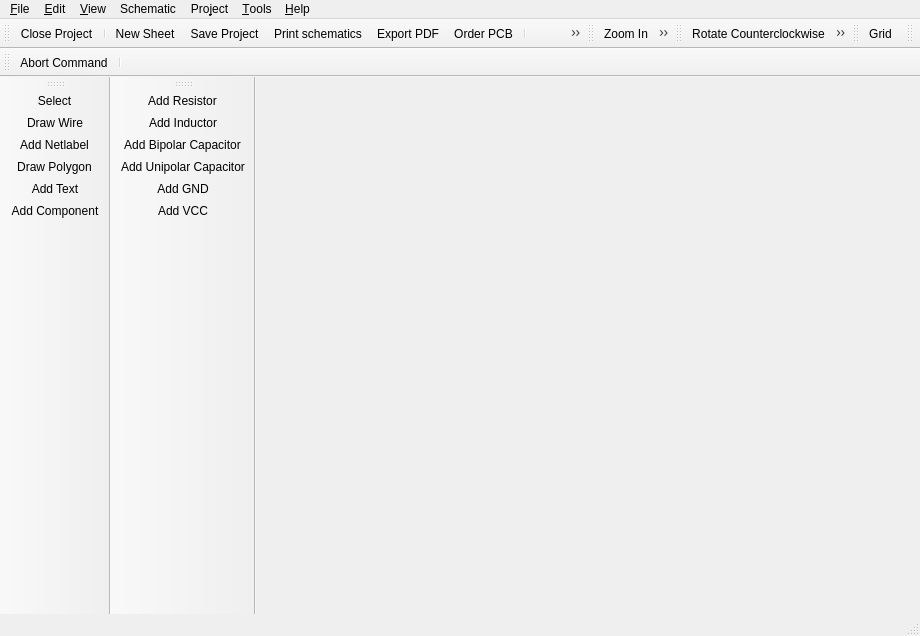
<?xml version="1.0" encoding="UTF-8"?>
<ui version="4.0">
 <class>librepcb::editor::SchematicEditor</class>
 <widget class="QMainWindow" name="librepcb::editor::SchematicEditor">
  <property name="geometry">
   <rect>
    <x>0</x>
    <y>0</y>
    <width>920</width>
    <height>636</height>
   </rect>
  </property>
  <property name="windowTitle">
   <string>Schematic Editor</string>
  </property>
  <property name="windowIcon">
   <iconset>
    <normaloff>:/img/actions/schematic.png</normaloff>:/img/actions/schematic.png</iconset>
  </property>
  <widget class="QWidget" name="centralwidget">
   <layout class="QHBoxLayout" name="horizontalLayout">
    <property name="leftMargin">
     <number>0</number>
    </property>
    <property name="topMargin">
     <number>0</number>
    </property>
    <property name="rightMargin">
     <number>0</number>
    </property>
    <property name="bottomMargin">
     <number>0</number>
    </property>
   </layout>
  </widget>
  <widget class="QMenuBar" name="menubar">
   <property name="geometry">
    <rect>
     <x>0</x>
     <y>0</y>
     <width>920</width>
     <height>23</height>
    </rect>
   </property>
   <widget class="QMenu" name="menuFile">
    <property name="title">
     <string>&amp;File</string>
    </property>
    <widget class="QMenu" name="menuExport">
     <property name="title">
      <string>&amp;Export</string>
     </property>
     <property name="icon">
      <iconset>
       <normaloff>:/img/actions/export.png</normaloff>:/img/actions/export.png</iconset>
     </property>
     <addaction name="separator"/>
     <addaction name="actionExportPdf"/>
     <addaction name="actionExportImage"/>
     <addaction name="actionExportLppz"/>
    </widget>
    <widget class="QMenu" name="menuProductiondata">
     <property name="title">
      <string>Generate production data</string>
     </property>
     <property name="icon">
      <iconset>
       <normaloff>:/img/actions/export_pick_place_file.png</normaloff>:/img/actions/export_pick_place_file.png</iconset>
     </property>
     <addaction name="actionGenerateBom"/>
    </widget>
    <addaction name="actionSave_Project"/>
    <addaction name="separator"/>
    <addaction name="menuExport"/>
    <addaction name="separator"/>
    <addaction name="actionPrint"/>
    <addaction name="menuProductiondata"/>
    <addaction name="actionOrderPcb"/>
    <addaction name="separator"/>
    <addaction name="actionClose_Project"/>
    <addaction name="actionQuit"/>
   </widget>
   <widget class="QMenu" name="menuHelp">
    <property name="enabled">
     <bool>true</bool>
    </property>
    <property name="title">
     <string>&amp;Help</string>
    </property>
    <addaction name="actionOnlineDocumentation"/>
    <addaction name="actionOpenWebsite"/>
    <addaction name="actionAbout"/>
    <addaction name="actionAbout_Qt"/>
   </widget>
   <widget class="QMenu" name="menuEdit">
    <property name="title">
     <string>&amp;Edit</string>
    </property>
    <addaction name="actionUndo"/>
    <addaction name="actionRedo"/>
    <addaction name="separator"/>
    <addaction name="actionSelectAll"/>
    <addaction name="separator"/>
    <addaction name="actionRotate_CCW"/>
    <addaction name="actionRotate_CW"/>
    <addaction name="actionMirror"/>
    <addaction name="actionCopy"/>
    <addaction name="actionCut"/>
    <addaction name="actionPaste"/>
    <addaction name="actionRemove"/>
    <addaction name="separator"/>
    <addaction name="actionEditNetclasses"/>
   </widget>
   <widget class="QMenu" name="menuView">
    <property name="title">
     <string>&amp;View</string>
    </property>
    <addaction name="actionGrid"/>
    <addaction name="separator"/>
    <addaction name="actionZoom_In"/>
    <addaction name="actionZoom_Out"/>
    <addaction name="actionZoom_All"/>
   </widget>
   <widget class="QMenu" name="menuTools">
    <property name="title">
     <string>&amp;Tools</string>
    </property>
    <addaction name="actionToolSelect"/>
    <addaction name="actionToolDrawWire"/>
    <addaction name="actionToolAddNetLabel"/>
    <addaction name="actionToolDrawPolygon"/>
    <addaction name="actionToolAddText"/>
    <addaction name="actionToolAddComponent"/>
   </widget>
   <widget class="QMenu" name="menuProject">
    <property name="title">
     <string>Pro&amp;ject</string>
    </property>
    <addaction name="actionProjectProperties"/>
    <addaction name="actionProjectSettings"/>
    <addaction name="separator"/>
    <addaction name="actionUpdateLibrary"/>
   </widget>
   <widget class="QMenu" name="menuSchematic">
    <property name="title">
     <string>Schematic</string>
    </property>
    <addaction name="actionNewSheet"/>
    <addaction name="actionRenameSheet"/>
   </widget>
   <addaction name="menuFile"/>
   <addaction name="menuEdit"/>
   <addaction name="menuView"/>
   <addaction name="menuSchematic"/>
   <addaction name="menuProject"/>
   <addaction name="menuTools"/>
   <addaction name="menuHelp"/>
  </widget>
  <widget class="librepcb::editor::StatusBar" name="statusbar"/>
  <widget class="QToolBar" name="fileToolbar">
   <property name="windowTitle">
    <string>File</string>
   </property>
   <property name="floatable">
    <bool>false</bool>
   </property>
   <attribute name="toolBarArea">
    <enum>TopToolBarArea</enum>
   </attribute>
   <attribute name="toolBarBreak">
    <bool>false</bool>
   </attribute>
   <addaction name="actionClose_Project"/>
   <addaction name="separator"/>
   <addaction name="actionNewSheet"/>
   <addaction name="actionSave_Project"/>
   <addaction name="actionPrint"/>
   <addaction name="actionExportPdf"/>
   <addaction name="actionOrderPcb"/>
   <addaction name="separator"/>
   <addaction name="actionShow_Control_Panel"/>
   <addaction name="actionShow_Board_Editor"/>
   <addaction name="separator"/>
   <addaction name="actionUndo"/>
   <addaction name="actionRedo"/>
  </widget>
  <widget class="QToolBar" name="zoomToolbar">
   <property name="windowTitle">
    <string>Zoom</string>
   </property>
   <property name="floatable">
    <bool>false</bool>
   </property>
   <attribute name="toolBarArea">
    <enum>TopToolBarArea</enum>
   </attribute>
   <attribute name="toolBarBreak">
    <bool>false</bool>
   </attribute>
   <addaction name="actionZoom_In"/>
   <addaction name="actionZoom_Out"/>
   <addaction name="actionZoom_All"/>
  </widget>
  <widget class="QToolBar" name="editToolbar">
   <property name="windowTitle">
    <string>Edit</string>
   </property>
   <property name="floatable">
    <bool>false</bool>
   </property>
   <attribute name="toolBarArea">
    <enum>TopToolBarArea</enum>
   </attribute>
   <attribute name="toolBarBreak">
    <bool>false</bool>
   </attribute>
   <addaction name="actionRotate_CCW"/>
   <addaction name="actionRotate_CW"/>
   <addaction name="actionMirror"/>
   <addaction name="actionCut"/>
   <addaction name="actionCopy"/>
   <addaction name="actionPaste"/>
   <addaction name="actionRemove"/>
  </widget>
  <widget class="QToolBar" name="viewToolbar">
   <property name="windowTitle">
    <string>View</string>
   </property>
   <attribute name="toolBarArea">
    <enum>TopToolBarArea</enum>
   </attribute>
   <attribute name="toolBarBreak">
    <bool>false</bool>
   </attribute>
   <addaction name="actionGrid"/>
  </widget>
  <widget class="librepcb::editor::SearchToolBar" name="searchToolbar">
   <property name="windowTitle">
    <string>Search</string>
   </property>
   <attribute name="toolBarArea">
    <enum>TopToolBarArea</enum>
   </attribute>
   <attribute name="toolBarBreak">
    <bool>false</bool>
   </attribute>
  </widget>
  <widget class="QToolBar" name="toolsToolbar">
   <property name="windowTitle">
    <string>Tools</string>
   </property>
   <property name="floatable">
    <bool>false</bool>
   </property>
   <attribute name="toolBarArea">
    <enum>LeftToolBarArea</enum>
   </attribute>
   <attribute name="toolBarBreak">
    <bool>false</bool>
   </attribute>
   <addaction name="actionToolSelect"/>
   <addaction name="actionToolDrawWire"/>
   <addaction name="actionToolAddNetLabel"/>
   <addaction name="actionToolDrawPolygon"/>
   <addaction name="actionToolAddText"/>
   <addaction name="actionToolAddComponent"/>
  </widget>
  <widget class="QToolBar" name="commandToolbar">
   <property name="windowTitle">
    <string>Command</string>
   </property>
   <property name="floatable">
    <bool>false</bool>
   </property>
   <attribute name="toolBarArea">
    <enum>TopToolBarArea</enum>
   </attribute>
   <attribute name="toolBarBreak">
    <bool>true</bool>
   </attribute>
   <addaction name="actionCommandAbort"/>
   <addaction name="separator"/>
  </widget>
  <widget class="QToolBar" name="componentsToolbar">
   <property name="windowTitle">
    <string>Components</string>
   </property>
   <attribute name="toolBarArea">
    <enum>LeftToolBarArea</enum>
   </attribute>
   <attribute name="toolBarBreak">
    <bool>true</bool>
   </attribute>
   <addaction name="actionAddComp_Resistor"/>
   <addaction name="actionAddComp_Inductor"/>
   <addaction name="actionAddComp_BipolarCapacitor"/>
   <addaction name="actionAddComp_UnipolarCapacitor"/>
   <addaction name="actionAddComp_gnd"/>
   <addaction name="actionAddComp_vcc"/>
  </widget>
  <action name="actionQuit">
   <property name="icon">
    <iconset>
     <normaloff>:/img/actions/quit.png</normaloff>:/img/actions/quit.png</iconset>
   </property>
   <property name="text">
    <string>&amp;Quit</string>
   </property>
   <property name="shortcut">
    <string notr="true">Ctrl+Q</string>
   </property>
   <property name="menuRole">
    <enum>QAction::QuitRole</enum>
   </property>
  </action>
  <action name="actionSave_Project">
   <property name="icon">
    <iconset>
     <normaloff>:/img/actions/save.png</normaloff>:/img/actions/save.png</iconset>
   </property>
   <property name="text">
    <string>&amp;Save Project</string>
   </property>
   <property name="shortcut">
    <string notr="true">Ctrl+S</string>
   </property>
  </action>
  <action name="actionAbout">
   <property name="icon">
    <iconset>
     <normaloff>:/img/actions/info.png</normaloff>:/img/actions/info.png</iconset>
   </property>
   <property name="text">
    <string>&amp;About LibrePCB</string>
   </property>
   <property name="shortcut">
    <string notr="true"/>
   </property>
   <property name="menuRole">
    <enum>QAction::AboutRole</enum>
   </property>
  </action>
  <action name="actionAbout_Qt">
   <property name="text">
    <string>About &amp;Qt</string>
   </property>
   <property name="shortcut">
    <string notr="true"/>
   </property>
   <property name="menuRole">
    <enum>QAction::AboutQtRole</enum>
   </property>
  </action>
  <action name="actionPrint">
   <property name="icon">
    <iconset>
     <normaloff>:/img/actions/print.png</normaloff>:/img/actions/print.png</iconset>
   </property>
   <property name="text">
    <string>&amp;Print schematics</string>
   </property>
   <property name="toolTip">
    <string>Print schematics</string>
   </property>
   <property name="shortcut">
    <string notr="true">Ctrl+P</string>
   </property>
  </action>
  <action name="actionExportPdf">
   <property name="icon">
    <iconset>
     <normaloff>:/img/actions/pdf.png</normaloff>:/img/actions/pdf.png</iconset>
   </property>
   <property name="text">
    <string>Export &amp;PDF</string>
   </property>
   <property name="toolTip">
    <string>Export schematics as PDF file</string>
   </property>
   <property name="visible">
    <bool>true</bool>
   </property>
  </action>
  <action name="actionShow_Control_Panel">
   <property name="icon">
    <iconset>
     <normaloff>:/img/actions/home.png</normaloff>:/img/actions/home.png</iconset>
   </property>
   <property name="text">
    <string>Show Control Panel</string>
   </property>
   <property name="shortcut">
    <string notr="true"/>
   </property>
  </action>
  <action name="actionShow_Board_Editor">
   <property name="icon">
    <iconset>
     <normaloff>:/img/actions/board_editor.png</normaloff>:/img/actions/board_editor.png</iconset>
   </property>
   <property name="text">
    <string>Show Board Editor</string>
   </property>
   <property name="shortcut">
    <string notr="true"/>
   </property>
  </action>
  <action name="actionUndo">
   <property name="icon">
    <iconset>
     <normaloff>:/img/actions/undo.png</normaloff>:/img/actions/undo.png</iconset>
   </property>
   <property name="text">
    <string>&amp;Undo</string>
   </property>
   <property name="shortcut">
    <string notr="true">Ctrl+Z</string>
   </property>
  </action>
  <action name="actionRedo">
   <property name="icon">
    <iconset>
     <normaloff>:/img/actions/redo.png</normaloff>:/img/actions/redo.png</iconset>
   </property>
   <property name="text">
    <string>&amp;Redo</string>
   </property>
   <property name="shortcut">
    <string notr="true">Ctrl+Y</string>
   </property>
  </action>
  <action name="actionZoom_In">
   <property name="icon">
    <iconset>
     <normaloff>:/img/actions/zoom_in.png</normaloff>:/img/actions/zoom_in.png</iconset>
   </property>
   <property name="text">
    <string>&amp;Zoom In</string>
   </property>
   <property name="shortcut">
    <string notr="true">Ctrl++</string>
   </property>
  </action>
  <action name="actionZoom_Out">
   <property name="icon">
    <iconset>
     <normaloff>:/img/actions/zoom_out.png</normaloff>:/img/actions/zoom_out.png</iconset>
   </property>
   <property name="text">
    <string>Zoom &amp;Out</string>
   </property>
   <property name="shortcut">
    <string notr="true">Ctrl+-</string>
   </property>
  </action>
  <action name="actionZoom_All">
   <property name="icon">
    <iconset>
     <normaloff>:/img/actions/zoom_all.png</normaloff>:/img/actions/zoom_all.png</iconset>
   </property>
   <property name="text">
    <string>Zoo&amp;m All</string>
   </property>
   <property name="shortcut">
    <string notr="true"/>
   </property>
  </action>
  <action name="actionOnlineDocumentation">
   <property name="icon">
    <iconset>
     <normaloff>:/img/actions/help.png</normaloff>:/img/actions/help.png</iconset>
   </property>
   <property name="text">
    <string>Online Documentation</string>
   </property>
   <property name="shortcut">
    <string notr="true">F1</string>
   </property>
  </action>
  <action name="actionOpenWebsite">
   <property name="icon">
    <iconset>
     <normaloff>:/img/actions/open_browser.png</normaloff>:/img/actions/open_browser.png</iconset>
   </property>
   <property name="text">
    <string>LibrePCB Website</string>
   </property>
   <property name="shortcut">
    <string notr="true"/>
   </property>
  </action>
  <action name="actionRotate_CCW">
   <property name="icon">
    <iconset>
     <normaloff>:/img/actions/rotate_left.png</normaloff>:/img/actions/rotate_left.png</iconset>
   </property>
   <property name="text">
    <string>R&amp;otate Counterclockwise</string>
   </property>
   <property name="shortcut">
    <string notr="true">R</string>
   </property>
  </action>
  <action name="actionRotate_CW">
   <property name="icon">
    <iconset>
     <normaloff>:/img/actions/rotate_right.png</normaloff>:/img/actions/rotate_right.png</iconset>
   </property>
   <property name="text">
    <string>Rotate C&amp;lockwise</string>
   </property>
   <property name="shortcut">
    <string notr="true">Shift+R</string>
   </property>
  </action>
  <action name="actionMirror">
   <property name="icon">
    <iconset>
     <normaloff>:/img/actions/flip_horizontal.png</normaloff>:/img/actions/flip_horizontal.png</iconset>
   </property>
   <property name="text">
    <string>M&amp;irror</string>
   </property>
   <property name="shortcut">
    <string notr="true">M</string>
   </property>
  </action>
  <action name="actionCopy">
   <property name="icon">
    <iconset>
     <normaloff>:/img/actions/copy.png</normaloff>:/img/actions/copy.png</iconset>
   </property>
   <property name="text">
    <string>&amp;Copy</string>
   </property>
   <property name="shortcut">
    <string notr="true">Ctrl+C</string>
   </property>
  </action>
  <action name="actionCut">
   <property name="icon">
    <iconset>
     <normaloff>:/img/actions/cut.png</normaloff>:/img/actions/cut.png</iconset>
   </property>
   <property name="text">
    <string>Cut</string>
   </property>
   <property name="shortcut">
    <string notr="true">Ctrl+X</string>
   </property>
  </action>
  <action name="actionPaste">
   <property name="icon">
    <iconset>
     <normaloff>:/img/actions/paste.png</normaloff>:/img/actions/paste.png</iconset>
   </property>
   <property name="text">
    <string>&amp;Paste</string>
   </property>
   <property name="shortcut">
    <string notr="true">Ctrl+V</string>
   </property>
  </action>
  <action name="actionRemove">
   <property name="icon">
    <iconset>
     <normaloff>:/img/actions/delete.png</normaloff>:/img/actions/delete.png</iconset>
   </property>
   <property name="text">
    <string>R&amp;emove</string>
   </property>
   <property name="shortcut">
    <string notr="true">Del</string>
   </property>
  </action>
  <action name="actionClose_Project">
   <property name="icon">
    <iconset>
     <normaloff>:/img/actions/close.png</normaloff>:/img/actions/close.png</iconset>
   </property>
   <property name="text">
    <string>&amp;Close Project</string>
   </property>
   <property name="shortcut">
    <string notr="true"/>
   </property>
  </action>
  <action name="actionToolSelect">
   <property name="icon">
    <iconset>
     <normaloff>:/img/actions/select.png</normaloff>:/img/actions/select.png</iconset>
   </property>
   <property name="text">
    <string>&amp;Select</string>
   </property>
   <property name="shortcut">
    <string notr="true"/>
   </property>
  </action>
  <action name="actionToolAddComponent">
   <property name="icon">
    <iconset>
     <normaloff>:/img/actions/add_component.png</normaloff>:/img/actions/add_component.png</iconset>
   </property>
   <property name="text">
    <string>Add &amp;Component</string>
   </property>
   <property name="shortcut">
    <string notr="true"/>
   </property>
  </action>
  <action name="actionToolDrawWire">
   <property name="icon">
    <iconset>
     <normaloff>:/img/actions/draw_wire.png</normaloff>:/img/actions/draw_wire.png</iconset>
   </property>
   <property name="text">
    <string>&amp;Draw Wire</string>
   </property>
   <property name="shortcut">
    <string notr="true"/>
   </property>
  </action>
  <action name="actionCommandAbort">
   <property name="icon">
    <iconset>
     <normaloff>:/img/actions/stop.png</normaloff>:/img/actions/stop.png</iconset>
   </property>
   <property name="text">
    <string>Abort Command</string>
   </property>
   <property name="shortcut">
    <string notr="true">Esc</string>
   </property>
  </action>
  <action name="actionGrid">
   <property name="icon">
    <iconset>
     <normaloff>:/img/actions/grid.png</normaloff>:/img/actions/grid.png</iconset>
   </property>
   <property name="text">
    <string>&amp;Grid</string>
   </property>
   <property name="shortcut">
    <string notr="true"/>
   </property>
  </action>
  <action name="actionEditNetclasses">
   <property name="text">
    <string>&amp;Net Classes</string>
   </property>
   <property name="shortcut">
    <string notr="true"/>
   </property>
  </action>
  <action name="actionAddComp_Resistor">
   <property name="icon">
    <iconset>
     <normaloff>:/img/library/resistor_eu.png</normaloff>:/img/library/resistor_eu.png</iconset>
   </property>
   <property name="text">
    <string>Add Resistor</string>
   </property>
   <property name="shortcut">
    <string notr="true"/>
   </property>
  </action>
  <action name="actionAddComp_BipolarCapacitor">
   <property name="icon">
    <iconset>
     <normaloff>:/img/library/bipolar_capacitor_eu.png</normaloff>:/img/library/bipolar_capacitor_eu.png</iconset>
   </property>
   <property name="text">
    <string>Add Bipolar Capacitor</string>
   </property>
   <property name="toolTip">
    <string>Add Bipolar Capacitor</string>
   </property>
   <property name="shortcut">
    <string notr="true"/>
   </property>
  </action>
  <action name="actionAddComp_Inductor">
   <property name="icon">
    <iconset>
     <normaloff>:/img/library/inductor_eu.png</normaloff>:/img/library/inductor_eu.png</iconset>
   </property>
   <property name="text">
    <string>Add Inductor</string>
   </property>
   <property name="shortcut">
    <string notr="true"/>
   </property>
  </action>
  <action name="actionAddComp_gnd">
   <property name="icon">
    <iconset>
     <normaloff>:/img/library/gnd.png</normaloff>:/img/library/gnd.png</iconset>
   </property>
   <property name="text">
    <string>Add GND</string>
   </property>
   <property name="shortcut">
    <string notr="true"/>
   </property>
  </action>
  <action name="actionAddComp_vcc">
   <property name="icon">
    <iconset>
     <normaloff>:/img/library/vcc.png</normaloff>:/img/library/vcc.png</iconset>
   </property>
   <property name="text">
    <string>Add VCC</string>
   </property>
   <property name="shortcut">
    <string notr="true"/>
   </property>
  </action>
  <action name="actionProjectProperties">
   <property name="text">
    <string>&amp;Properties</string>
   </property>
   <property name="shortcut">
    <string notr="true"/>
   </property>
  </action>
  <action name="actionProjectSettings">
   <property name="icon">
    <iconset>
     <normaloff>:/img/actions/settings.png</normaloff>:/img/actions/settings.png</iconset>
   </property>
   <property name="text">
    <string>&amp;Settings</string>
   </property>
   <property name="shortcut">
    <string notr="true"/>
   </property>
  </action>
  <action name="actionToolAddNetLabel">
   <property name="icon">
    <iconset>
     <normaloff>:/img/actions/draw_netlabel.png</normaloff>:/img/actions/draw_netlabel.png</iconset>
   </property>
   <property name="text">
    <string>&amp;Add Netlabel</string>
   </property>
   <property name="shortcut">
    <string notr="true"/>
   </property>
  </action>
  <action name="actionAddComp_UnipolarCapacitor">
   <property name="icon">
    <iconset>
     <normaloff>:/img/library/unipolar_capacitor_eu.png</normaloff>:/img/library/unipolar_capacitor_eu.png</iconset>
   </property>
   <property name="text">
    <string>Add Unipolar Capacitor</string>
   </property>
   <property name="shortcut">
    <string notr="true"/>
   </property>
  </action>
  <action name="actionNewSheet">
   <property name="icon">
    <iconset>
     <normaloff>:/img/actions/new_2.png</normaloff>:/img/actions/new_2.png</iconset>
   </property>
   <property name="text">
    <string>&amp;New Sheet</string>
   </property>
   <property name="shortcut">
    <string notr="true">Ctrl+N</string>
   </property>
  </action>
  <action name="actionUpdateLibrary">
   <property name="icon">
    <iconset>
     <normaloff>:/img/actions/refresh.png</normaloff>:/img/actions/refresh.png</iconset>
   </property>
   <property name="text">
    <string>Update Library</string>
   </property>
   <property name="shortcut">
    <string notr="true"/>
   </property>
  </action>
  <action name="actionExportLppz">
   <property name="icon">
    <iconset>
     <normaloff>:/img/actions/export_zip.png</normaloff>:/img/actions/export_zip.png</iconset>
   </property>
   <property name="text">
    <string>Export project &amp;archive (*.lppz)</string>
   </property>
   <property name="toolTip">
    <string>Export project to *.lppz archive</string>
   </property>
  </action>
  <action name="actionGenerateBom">
   <property name="icon">
    <iconset>
     <normaloff>:/img/actions/generate_bom.png</normaloff>:/img/actions/generate_bom.png</iconset>
   </property>
   <property name="text">
    <string>Bill of materials (BOM)</string>
   </property>
   <property name="toolTip">
    <string>Export bill of materials (BOM)</string>
   </property>
  </action>
  <action name="actionRenameSheet">
   <property name="text">
    <string>&amp;Rename Sheet</string>
   </property>
  </action>
  <action name="actionSelectAll">
   <property name="icon">
    <iconset>
     <normaloff>:/img/actions/select_all.png</normaloff>:/img/actions/select_all.png</iconset>
   </property>
   <property name="text">
    <string>Select All</string>
   </property>
   <property name="shortcut">
    <string notr="true">Ctrl+A</string>
   </property>
  </action>
  <action name="actionToolAddText">
   <property name="icon">
    <iconset>
     <normaloff>:/img/actions/add_text.png</normaloff>:/img/actions/add_text.png</iconset>
   </property>
   <property name="text">
    <string>Add &amp;Text</string>
   </property>
   <property name="toolTip">
    <string>Add Text</string>
   </property>
   <property name="shortcut">
    <string notr="true"/>
   </property>
  </action>
  <action name="actionToolDrawPolygon">
   <property name="icon">
    <iconset>
     <normaloff>:/img/actions/draw_polygon.png</normaloff>:/img/actions/draw_polygon.png</iconset>
   </property>
   <property name="text">
    <string>Draw Polygon</string>
   </property>
   <property name="shortcut">
    <string notr="true"/>
   </property>
  </action>
  <action name="actionOrderPcb">
   <property name="icon">
    <iconset>
     <normaloff>:/img/actions/order_pcb.png</normaloff>:/img/actions/order_pcb.png</iconset>
   </property>
   <property name="text">
    <string>Order PCB</string>
   </property>
   <property name="shortcut">
    <string notr="true"/>
   </property>
  </action>
  <action name="actionExportImage">
   <property name="icon">
    <iconset>
     <normaloff>:/img/actions/export_pixmap.png</normaloff>:/img/actions/export_pixmap.png</iconset>
   </property>
   <property name="text">
    <string>Export &amp;image</string>
   </property>
   <property name="toolTip">
    <string>Export schematics as image file</string>
   </property>
  </action>
 </widget>
 <customwidgets>
  <customwidget>
   <class>librepcb::editor::StatusBar</class>
   <extends>QStatusBar</extends>
   <header location="global">librepcb/editor/widgets/statusbar.h</header>
  </customwidget>
  <customwidget>
   <class>librepcb::editor::SearchToolBar</class>
   <extends>QToolBar</extends>
   <header location="global">librepcb/editor/widgets/searchtoolbar.h</header>
  </customwidget>
 </customwidgets>
 <resources/>
 <connections/>
</ui>
